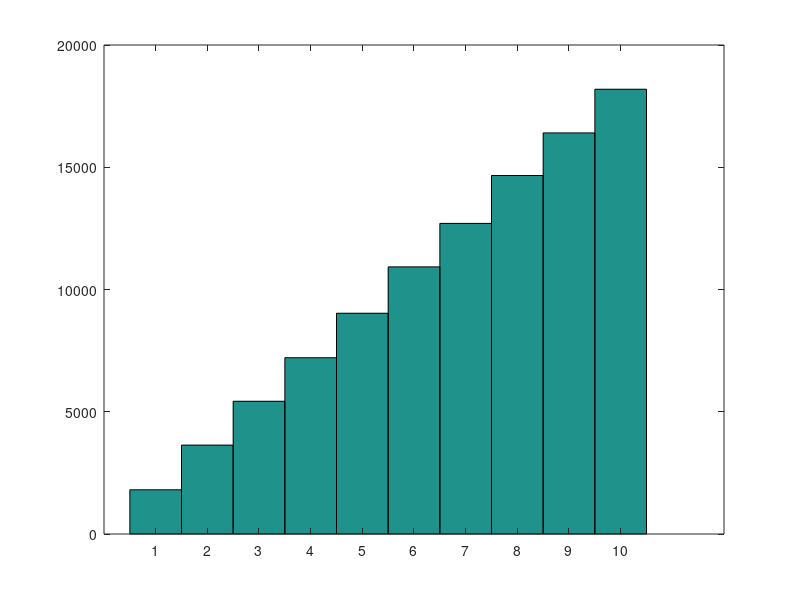

Recreate this plot in MATLAB.
%tablook.m
r = 10;
A = zeros(1,(r+1)*r/2);
n=0;
for i=1:r
    for j=1:i
        n = n+1;
        A(n) = i;
    end
end
I = ceil(rand(1,10^5)*n);
X = A(I);

hist(X,1:r)
